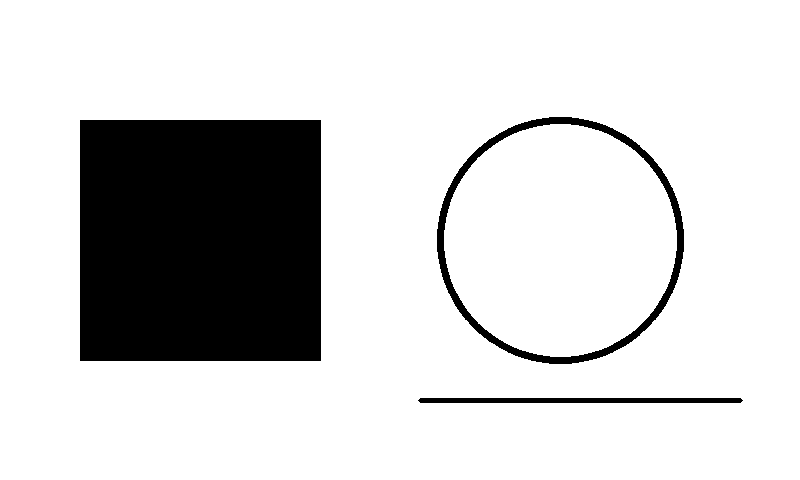
#> input picture Solutions/Lab 3 (Chapter 2.2)/II - Bài tập thực hành/Exercise 4/2_1_test.png, 800 x 480 px
$ jupyter execute Canny_1.ipynb
#> lines starting #> are read from the running program, lines starting #| are printed output that depends on the picture; after the words box and inside, x2 and y2 are one past the last pixel; in counts of white or black regions, pixels touching at a corner belong together
[cell 1]
import cv2
import numpy as np
import matplotlib.pyplot as plt

IMAGE_PATH = "./2_1_test.png"
img = cv2.imread(IMAGE_PATH)
#> img is the input picture: shape (480, 800, 3); values 30 (black) and 255 (white), 83.1% white; 3 black regions, box (x1, y1, x2, y2) and area: (80, 120, 321, 361) 58081, (437, 117, 684, 364) 5278, (418, 398, 743, 403) 1613

gray = cv2.cvtColor(img, cv2.COLOR_BGR2GRAY)

sigma = 1.2
k = int(6 * sigma + 1)
k = k + 1 if k % 2 == 0 else k
blur = cv2.GaussianBlur(gray, (k, k), sigmaX=sigma, sigmaY=sigma)
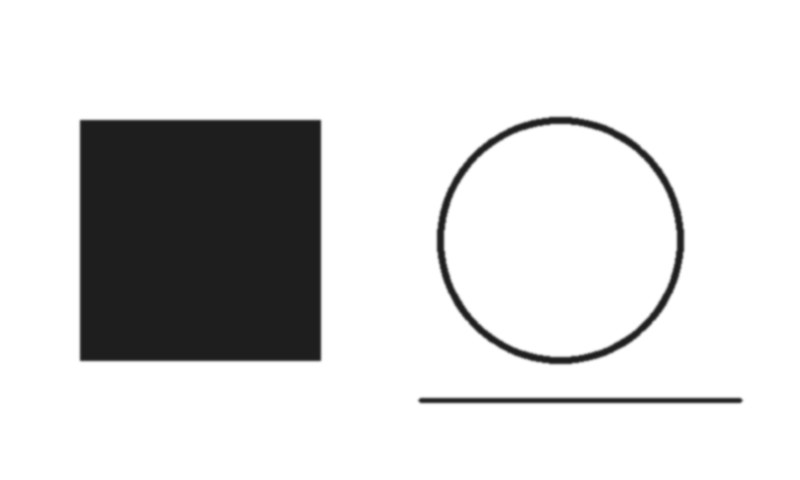
#> blur: shape (480, 800); min 30, max 255, mean 216.9

low, high = 50, 150
edges = cv2.Canny(blur, low, high)
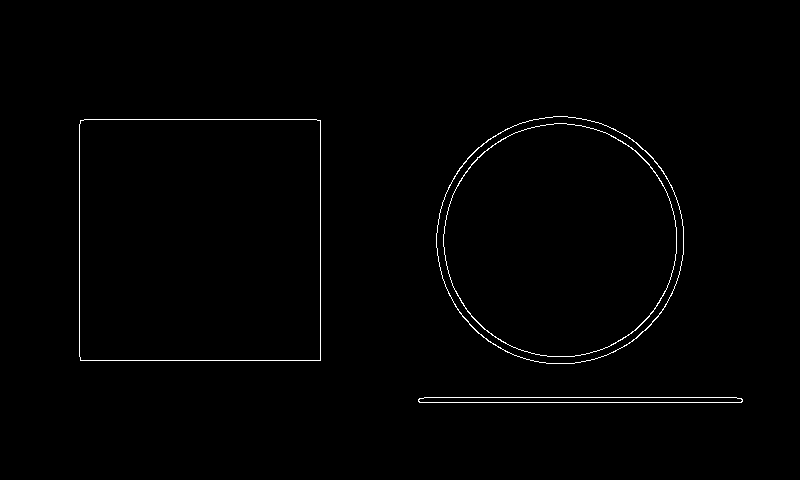
#> edges: shape (480, 800); 0.85% white in thin lines or dots, all inside (x1, y1, x2, y2) = (79, 116, 743, 403)

kernel = cv2.getStructuringElement(cv2.MORPH_ELLIPSE, (5, 5))
edges_dilate = cv2.dilate(edges, kernel, iterations=1)
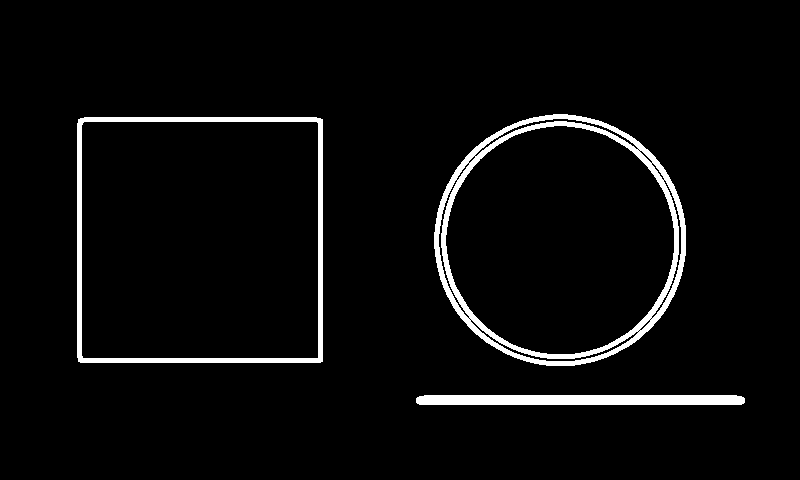
#> edges_dilate: shape (480, 800); 4.1% white; 3 white regions, box (x1, y1, x2, y2) and area: (434, 114, 686, 366) 7852, (77, 117, 323, 363) 4796, (416, 395, 745, 405) 3258
edges_close = cv2.morphologyEx(edges_dilate, cv2.MORPH_CLOSE, kernel, iterations=2)
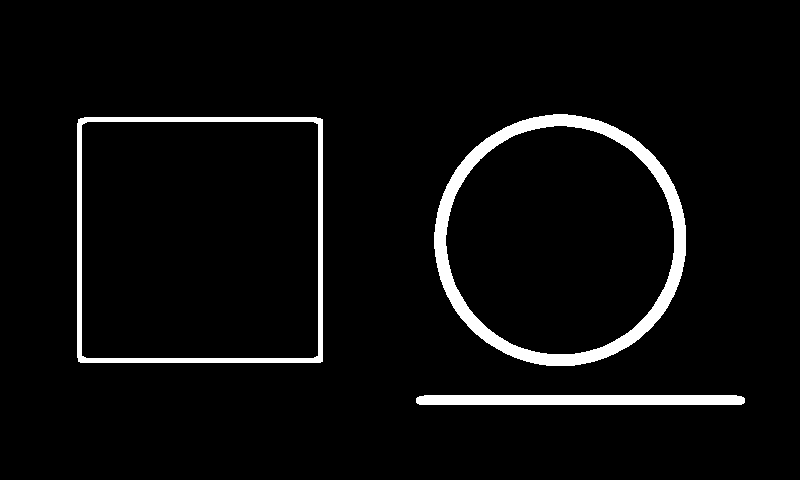
#> edges_close: shape (480, 800); 4.5% white; 3 white regions

contours, _ = cv2.findContours(edges_close, cv2.RETR_EXTERNAL, cv2.CHAIN_APPROX_SIMPLE)
#> contours = 3 contours; box (x1, y1, x2, y2) and area: (77, 117, 323, 363) 59998, (434, 114, 686, 366) 49526, (416, 395, 745, 405) 2925

min_area = 800
kept = [c for c in contours if cv2.contourArea(c) >= min_area]
#> kept has the same summary as contours

mask = np.zeros_like(edges_close)
cv2.drawContours(mask, kept, -1, 255, thickness=cv2.FILLED)
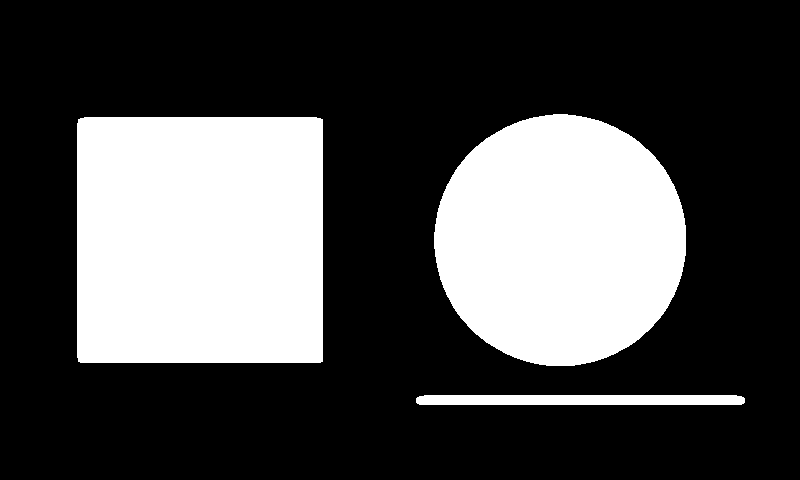
#> mask: shape (480, 800); 29.6% white; 3 white regions, box (x1, y1, x2, y2) and area: (77, 117, 323, 363) 60485, (434, 114, 686, 366) 49883, (416, 395, 745, 405) 3258

segmented = cv2.bitwise_and(img, img, mask=mask)
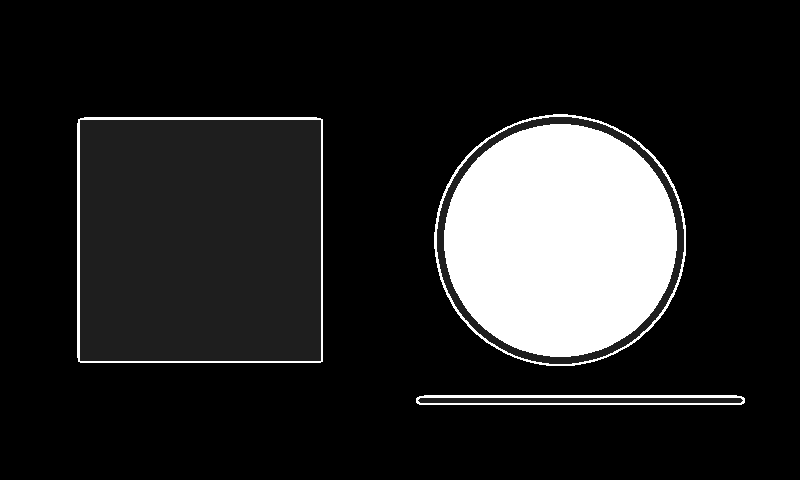
#> segmented: shape (480, 800, 3); min 0, max 255, mean 37.4

overlay = img.copy()
cv2.drawContours(overlay, kept, -1, (0, 255, 0), 2)
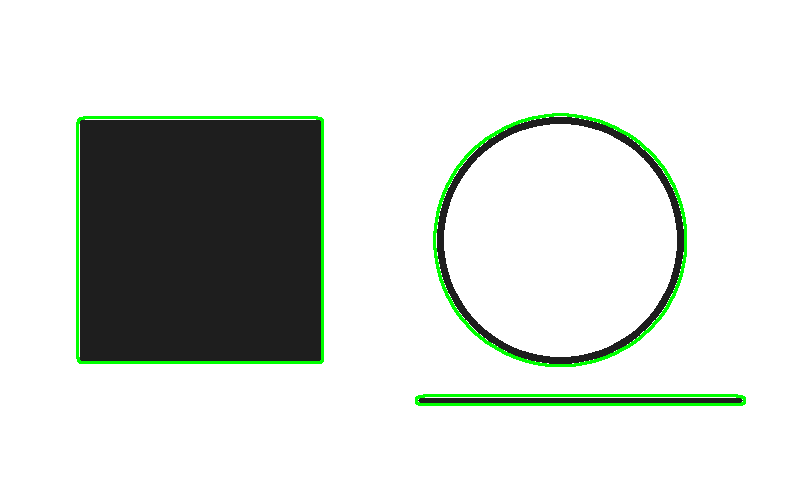
#> overlay: shape (480, 800, 3); 1.99% of pixels changed, all inside (x1, y1, x2, y2) = (76, 113, 746, 406)

plt.figure(figsize=(18, 6))
plt.subplot(1, 4, 1); plt.imshow(cv2.cvtColor(img, cv2.COLOR_BGR2RGB)); plt.axis("off"); plt.title("Original")
plt.subplot(1, 4, 2); plt.imshow(edges, cmap="gray"); plt.axis("off"); plt.title("Edges")
plt.subplot(1, 4, 3); plt.imshow(mask, cmap="gray"); plt.axis("off"); plt.title("Mask")
plt.subplot(1, 4, 4); plt.imshow(cv2.cvtColor(segmented, cv2.COLOR_BGR2RGB)); plt.axis("off"); plt.title("Segmented")
plt.tight_layout()
plt.show()

$ run again, with Solutions/Lab 3 (Chapter 2.2)/II - Bài tập thực hành/Exercise 4/2_2_test.png copied over Solutions/Lab 3 (Chapter 2.2)/II - Bài tập thực hành/Exercise 4/2_1_test.png
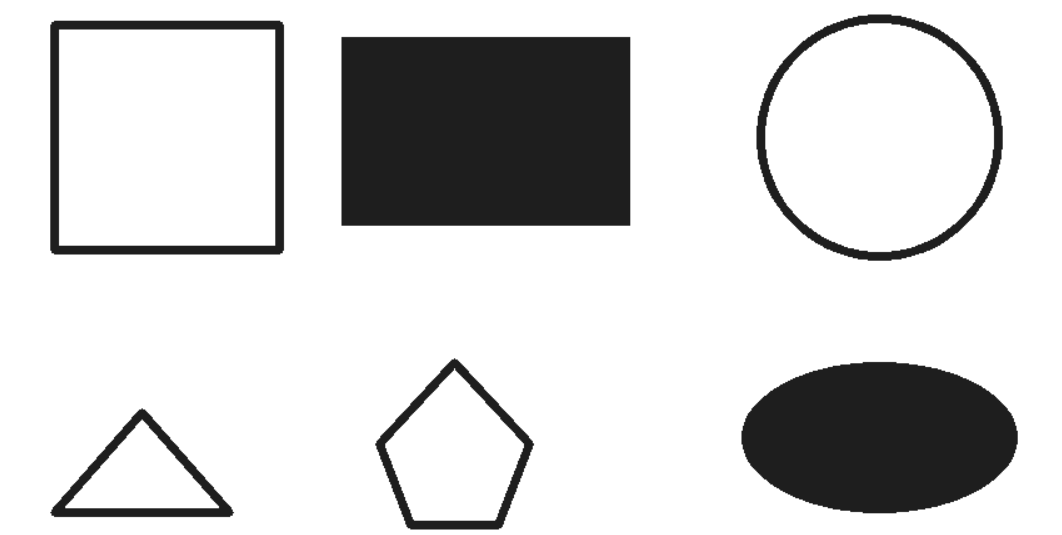
#> input picture Solutions/Lab 3 (Chapter 2.2)/II - Bài tập thực hành/Exercise 4/2_2_test.png, 1062 x 535 px
#> img is the input picture: shape (535, 1062, 3); min 30, max 255, mean 211.7
#> `edges = cv2.Canny(blur, low, high)`:
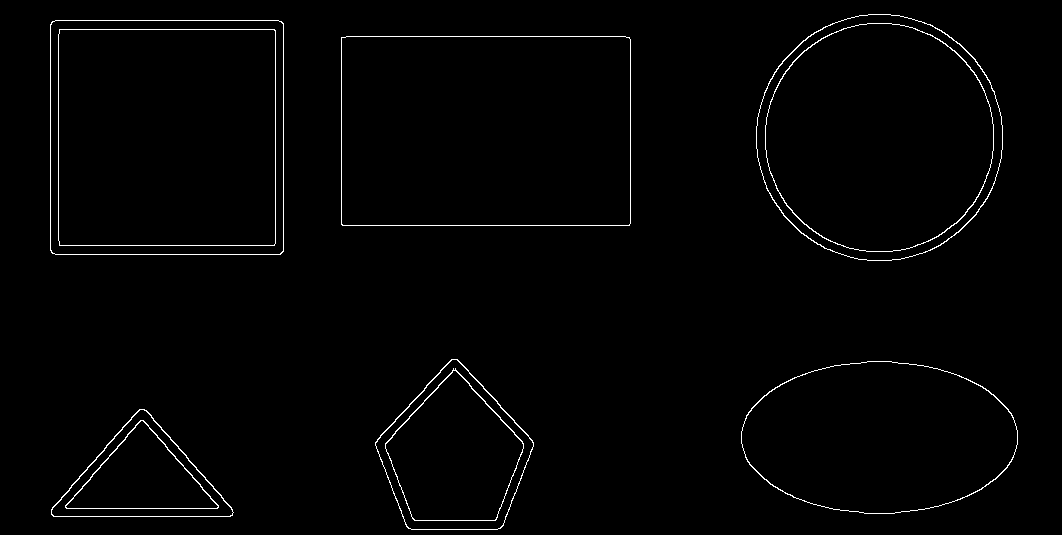
#> edges: shape (535, 1062); 1.3% white in thin lines or dots, all inside (x1, y1, x2, y2) = (50, 14, 1018, 530)
#> edges_dilate: shape (535, 1062); 6.2% white; 10 white regions, largest, box (x1, y1, x2, y2) and area: (339, 34, 633, 228) 4754, (48, 18, 286, 257) 4629, (56, 27, 278, 248) 4311
#> edges_close: shape (535, 1062); 7.7% white; 6 white regions
#> contours = 6 contours; box (x1, y1, x2, y2) and area: (339, 34, 633, 228) 56524, (48, 18, 286, 257) 56359, (754, 12, 1005, 263) 49238, (739, 359, 1020, 516) 34224, (373, 357, 536, 535) 19283, (49, 407, 236, 519) 11671
#> kept has the same summary as contours
#> mask: shape (535, 1062); 40.4% white; 6 white regions, box (x1, y1, x2, y2) and area: (339, 34, 633, 228) 57006, (48, 18, 286, 257) 56827, (754, 12, 1005, 263) 49592, (739, 359, 1020, 516) 34545, (373, 357, 536, 535) 19510, (49, 407, 236, 519) 11877
#> `cv2.drawContours(overlay, kept, -1, (0, 255, 0), 2)`:
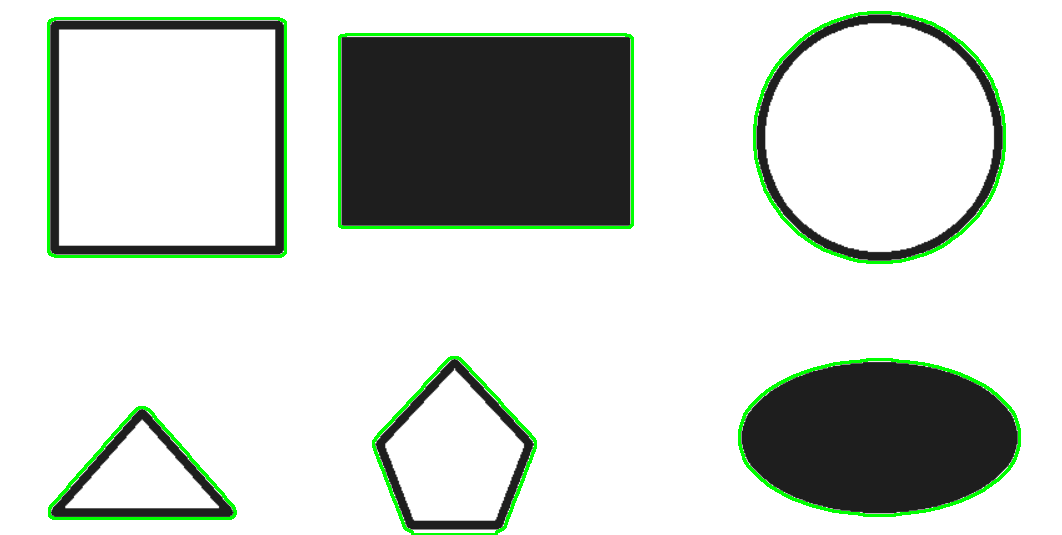
#> overlay: shape (535, 1062, 3); 2.49% of pixels changed, all inside (x1, y1, x2, y2) = (47, 11, 1021, 535)
